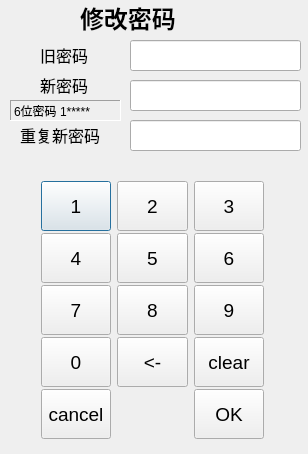
<ui version="4.0" >
 <class>chgpasswdClass</class>
 <widget class="QDialog" name="chgpasswdClass" >
  <property name="geometry" >
   <rect>
    <x>0</x>
    <y>0</y>
    <width>308</width>
    <height>454</height>
   </rect>
  </property>
  <property name="windowTitle" >
   <string>chgpasswd</string>
  </property>
  <widget class="QLineEdit" name="lineEdit" >
   <property name="geometry" >
    <rect>
     <x>130</x>
     <y>40</y>
     <width>171</width>
     <height>31</height>
    </rect>
   </property>
  </widget>
  <widget class="QLabel" name="label" >
   <property name="geometry" >
    <rect>
     <x>40</x>
     <y>40</y>
     <width>51</width>
     <height>31</height>
    </rect>
   </property>
   <property name="text" >
    <string>&lt;!DOCTYPE HTML PUBLIC "-//W3C//DTD HTML 4.0//EN" "http://www.w3.org/TR/REC-html40/strict.dtd">
&lt;html>&lt;head>&lt;meta name="qrichtext" content="1" />&lt;style type="text/css">
p, li { white-space: pre-wrap; }
&lt;/style>&lt;/head>&lt;body style=" font-family:'宋体'; font-size:9pt; font-weight:400; font-style:normal;">
&lt;p style=" margin-top:0px; margin-bottom:0px; margin-left:0px; margin-right:0px; -qt-block-indent:0; text-indent:0px;">&lt;span style=" font-size:12pt;">旧密码&lt;/span>&lt;/p>&lt;/body>&lt;/html></string>
   </property>
  </widget>
  <widget class="QWidget" name="layoutWidget" >
   <property name="geometry" >
    <rect>
     <x>30</x>
     <y>170</y>
     <width>245</width>
     <height>276</height>
    </rect>
   </property>
   <property name="font" >
    <font>
     <pointsize>14</pointsize>
    </font>
   </property>
   <layout class="QGridLayout" >
    <item row="0" column="0" >
     <widget class="QPushButton" name="pb1" >
      <property name="minimumSize" >
       <size>
        <width>60</width>
        <height>50</height>
       </size>
      </property>
      <property name="font" >
       <font>
        <pointsize>14</pointsize>
       </font>
      </property>
      <property name="text" >
       <string>1</string>
      </property>
     </widget>
    </item>
    <item row="0" column="1" >
     <widget class="QPushButton" name="pb2" >
      <property name="minimumSize" >
       <size>
        <width>60</width>
        <height>50</height>
       </size>
      </property>
      <property name="font" >
       <font>
        <pointsize>14</pointsize>
       </font>
      </property>
      <property name="text" >
       <string>2</string>
      </property>
     </widget>
    </item>
    <item row="0" column="2" >
     <widget class="QPushButton" name="pb3" >
      <property name="minimumSize" >
       <size>
        <width>60</width>
        <height>50</height>
       </size>
      </property>
      <property name="font" >
       <font>
        <pointsize>14</pointsize>
       </font>
      </property>
      <property name="text" >
       <string>3</string>
      </property>
     </widget>
    </item>
    <item row="1" column="0" >
     <widget class="QPushButton" name="pb4" >
      <property name="minimumSize" >
       <size>
        <width>60</width>
        <height>50</height>
       </size>
      </property>
      <property name="font" >
       <font>
        <pointsize>14</pointsize>
       </font>
      </property>
      <property name="text" >
       <string>4</string>
      </property>
     </widget>
    </item>
    <item row="1" column="1" >
     <widget class="QPushButton" name="pb5" >
      <property name="minimumSize" >
       <size>
        <width>60</width>
        <height>50</height>
       </size>
      </property>
      <property name="font" >
       <font>
        <pointsize>14</pointsize>
       </font>
      </property>
      <property name="text" >
       <string>5</string>
      </property>
     </widget>
    </item>
    <item row="1" column="2" >
     <widget class="QPushButton" name="pb6" >
      <property name="minimumSize" >
       <size>
        <width>60</width>
        <height>50</height>
       </size>
      </property>
      <property name="font" >
       <font>
        <pointsize>14</pointsize>
       </font>
      </property>
      <property name="text" >
       <string>6</string>
      </property>
     </widget>
    </item>
    <item row="2" column="0" >
     <widget class="QPushButton" name="pb7" >
      <property name="minimumSize" >
       <size>
        <width>60</width>
        <height>50</height>
       </size>
      </property>
      <property name="font" >
       <font>
        <pointsize>14</pointsize>
       </font>
      </property>
      <property name="text" >
       <string>7</string>
      </property>
     </widget>
    </item>
    <item row="2" column="1" >
     <widget class="QPushButton" name="pb8" >
      <property name="minimumSize" >
       <size>
        <width>60</width>
        <height>50</height>
       </size>
      </property>
      <property name="font" >
       <font>
        <pointsize>14</pointsize>
       </font>
      </property>
      <property name="text" >
       <string>8</string>
      </property>
     </widget>
    </item>
    <item row="2" column="2" >
     <widget class="QPushButton" name="pb9" >
      <property name="minimumSize" >
       <size>
        <width>60</width>
        <height>50</height>
       </size>
      </property>
      <property name="font" >
       <font>
        <pointsize>14</pointsize>
       </font>
      </property>
      <property name="text" >
       <string>9</string>
      </property>
     </widget>
    </item>
    <item row="3" column="0" >
     <widget class="QPushButton" name="pb0" >
      <property name="minimumSize" >
       <size>
        <width>60</width>
        <height>50</height>
       </size>
      </property>
      <property name="maximumSize" >
       <size>
        <width>100</width>
        <height>100</height>
       </size>
      </property>
      <property name="font" >
       <font>
        <pointsize>14</pointsize>
       </font>
      </property>
      <property name="text" >
       <string>0</string>
      </property>
     </widget>
    </item>
    <item row="3" column="1" >
     <widget class="QPushButton" name="pbback" >
      <property name="minimumSize" >
       <size>
        <width>60</width>
        <height>50</height>
       </size>
      </property>
      <property name="font" >
       <font>
        <pointsize>14</pointsize>
       </font>
      </property>
      <property name="text" >
       <string>&lt;-</string>
      </property>
     </widget>
    </item>
    <item row="3" column="2" >
     <widget class="QPushButton" name="pbclear" >
      <property name="minimumSize" >
       <size>
        <width>60</width>
        <height>50</height>
       </size>
      </property>
      <property name="font" >
       <font>
        <pointsize>14</pointsize>
       </font>
      </property>
      <property name="text" >
       <string>clear</string>
      </property>
     </widget>
    </item>
    <item row="4" column="0" >
     <widget class="QPushButton" name="pbcancel" >
      <property name="minimumSize" >
       <size>
        <width>60</width>
        <height>50</height>
       </size>
      </property>
      <property name="font" >
       <font>
        <pointsize>14</pointsize>
       </font>
      </property>
      <property name="text" >
       <string>cancel</string>
      </property>
     </widget>
    </item>
    <item row="4" column="2" >
     <widget class="QPushButton" name="pbok" >
      <property name="minimumSize" >
       <size>
        <width>60</width>
        <height>50</height>
       </size>
      </property>
      <property name="font" >
       <font>
        <pointsize>14</pointsize>
       </font>
      </property>
      <property name="text" >
       <string>OK</string>
      </property>
     </widget>
    </item>
   </layout>
  </widget>
  <widget class="QLabel" name="label_2" >
   <property name="geometry" >
    <rect>
     <x>40</x>
     <y>70</y>
     <width>51</width>
     <height>31</height>
    </rect>
   </property>
   <property name="text" >
    <string>&lt;!DOCTYPE HTML PUBLIC "-//W3C//DTD HTML 4.0//EN" "http://www.w3.org/TR/REC-html40/strict.dtd">
&lt;html>&lt;head>&lt;meta name="qrichtext" content="1" />&lt;style type="text/css">
p, li { white-space: pre-wrap; }
&lt;/style>&lt;/head>&lt;body style=" font-family:'宋体'; font-size:9pt; font-weight:400; font-style:normal;">
&lt;p style=" margin-top:0px; margin-bottom:0px; margin-left:0px; margin-right:0px; -qt-block-indent:0; text-indent:0px;">&lt;span style=" font-size:12pt;">新密码&lt;/span>&lt;/p>&lt;/body>&lt;/html></string>
   </property>
  </widget>
  <widget class="QLineEdit" name="lineEdit_2" >
   <property name="geometry" >
    <rect>
     <x>130</x>
     <y>80</y>
     <width>171</width>
     <height>31</height>
    </rect>
   </property>
  </widget>
  <widget class="QLabel" name="label_3" >
   <property name="geometry" >
    <rect>
     <x>80</x>
     <y>0</y>
     <width>101</width>
     <height>31</height>
    </rect>
   </property>
   <property name="text" >
    <string>&lt;!DOCTYPE HTML PUBLIC "-//W3C//DTD HTML 4.0//EN" "http://www.w3.org/TR/REC-html40/strict.dtd">
&lt;html>&lt;head>&lt;meta name="qrichtext" content="1" />&lt;style type="text/css">
p, li { white-space: pre-wrap; }
&lt;/style>&lt;/head>&lt;body style=" font-family:'宋体'; font-size:9pt; font-weight:400; font-style:normal;">
&lt;p style=" margin-top:0px; margin-bottom:0px; margin-left:0px; margin-right:0px; -qt-block-indent:0; text-indent:0px;">&lt;span style=" font-size:18pt; font-weight:600;">修改密码&lt;/span>&lt;/p>&lt;/body>&lt;/html></string>
   </property>
  </widget>
  <widget class="QLineEdit" name="lineEdit_3" >
   <property name="geometry" >
    <rect>
     <x>130</x>
     <y>120</y>
     <width>171</width>
     <height>31</height>
    </rect>
   </property>
  </widget>
  <widget class="QLabel" name="label_4" >
   <property name="geometry" >
    <rect>
     <x>20</x>
     <y>120</y>
     <width>91</width>
     <height>31</height>
    </rect>
   </property>
   <property name="text" >
    <string>&lt;html>&lt;head>&lt;meta name="qrichtext" content="1" />&lt;style type="text/css">
p, li { white-space: pre-wrap; }
&lt;/style>&lt;/head>&lt;body style=" font-family:'宋体'; font-size:9pt; font-weight:400; font-style:normal;">
&lt;p style=" margin-top:0px; margin-bottom:0px; margin-left:0px; margin-right:0px; -qt-block-indent:0; text-indent:0px;">&lt;span style=" font-size:12pt;">重复新密码&lt;/span>&lt;/p>&lt;/body>&lt;/html></string>
   </property>
  </widget>
  <widget class="QLabel" name="label_5" >
   <property name="geometry" >
    <rect>
     <x>10</x>
     <y>100</y>
     <width>111</width>
     <height>21</height>
    </rect>
   </property>
   <property name="frameShape" >
    <enum>QFrame::Panel</enum>
   </property>
   <property name="frameShadow" >
    <enum>QFrame::Sunken</enum>
   </property>
   <property name="text" >
    <string>6位密码 1*****</string>
   </property>
  </widget>
 </widget>
 <layoutdefault spacing="6" margin="11" />
 <resources/>
 <connections/>
</ui>
